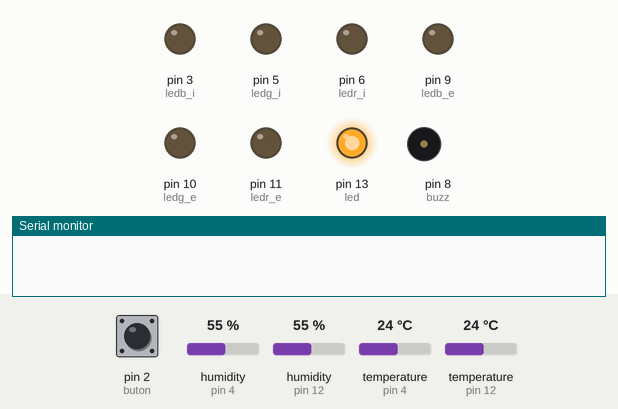
The sketch below on a simulated Arduino Uno, built with avr-gcc and run on an emulated ATmega328P. Parts: output pins drawn as LEDs (lit = HIGH), buzzer (waves = sounding), the last lines printed to the serial monitor. Inputs (shaded band) come from the test bench; at power-on: pin 2 (buton) HIGH, temperature (sensors on pin 4, pin 12) 24 °C, humidity (sensors on pin 4, pin 12) 55 %.

Above: at 1.2 s.
1.3 s: pin 2 (buton) pulled LOW for 0.15 s
At 3.0 s:
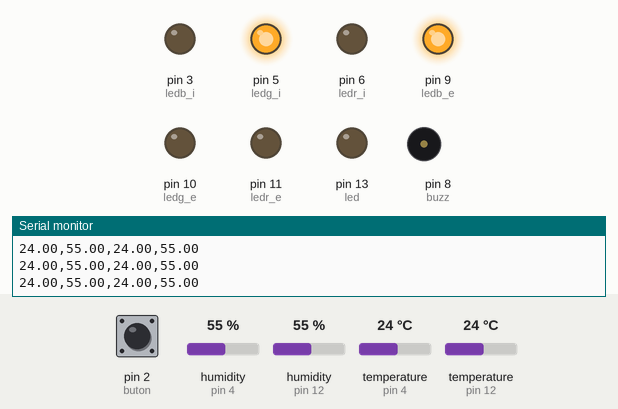
3.5 s: temperature (sensor on pin 4) set to 20 °C
At 4.25 s:
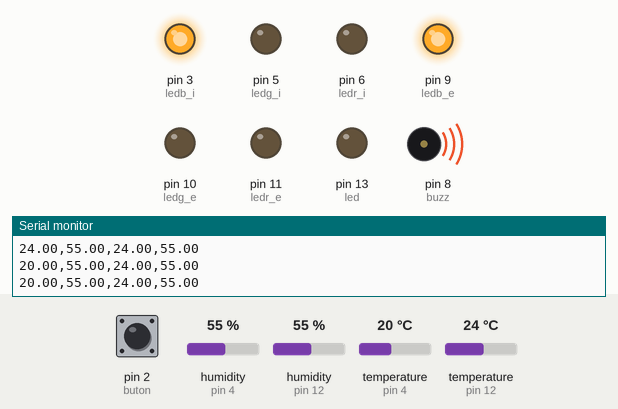
6.5 s: temperature (sensor on pin 12) set to 26 °C
9.5 s: temperature (sensor on pin 12) set to 29 °C
At 10.41 s:
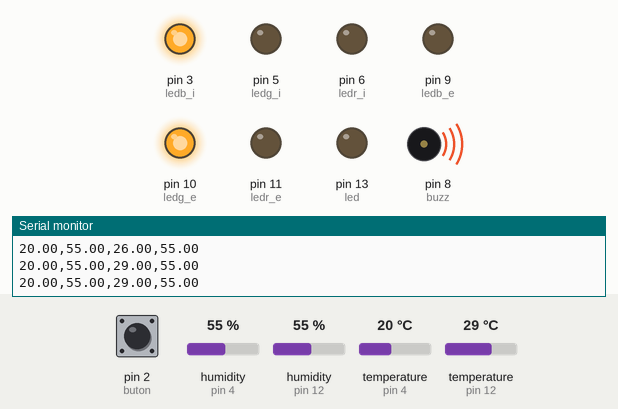
12.5 s: temperature (sensor on pin 4) set to 28 °C
At 15.2 s:
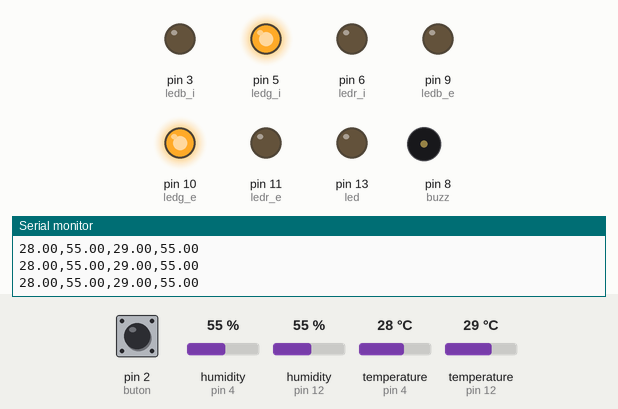
15.5 s: temperature (sensor on pin 4) set to 30 °C
At 18.3 s:
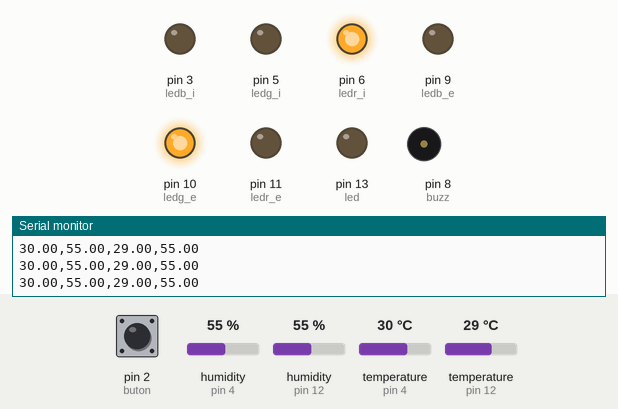
Timing chart, 0 to 19.5 s (numbered marks = the images above; inputs shaded):
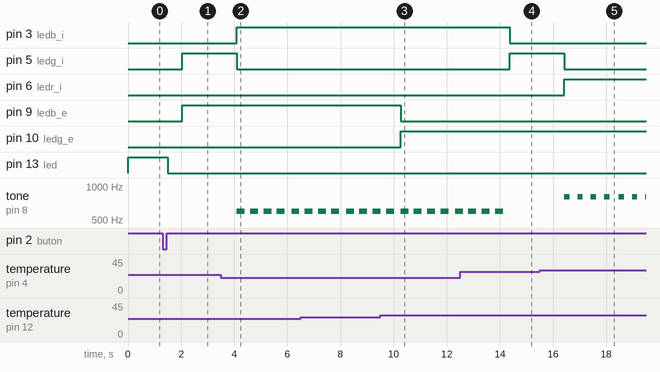

Measured:
- the behaviour switches between 22 and 21 °C on temperature (sensor on pin 4) (found by bisection; images 1 and 2)
- the behaviour switches between 27 and 28 °C on temperature (sensor on pin 12) (found by bisection; images 2 and 3)
- the behaviour switches between 28 and 29 °C on temperature (sensor on pin 4) (found by bisection; images 4 and 5)
- after the input at 1.3 s, pin 5 (ledg_i), pin 9 (ledb_e): LOW → HIGH after 0.75 s; pin 13 (led): HIGH → LOW after 0.20 s
- after the input at 3.5 s, pin 3 (ledb_i): LOW → HIGH after 0.60 s; pin 5 (ledg_i): HIGH → LOW after 0.60 s; tone on pin 8 (buzz): alternates 600 Hz for 0.30 s and silent for 0.20 s, starting after 0.60 s
- after the input at 9.5 s, pin 9 (ledb_e): HIGH → LOW after 0.76 s; pin 10 (ledg_e): LOW → HIGH after 0.76 s
- after the input at 12.5 s, pin 3 (ledb_i): HIGH → LOW after 1.9 s; pin 5 (ledg_i): LOW → HIGH after 1.9 s; tone on pin 8 (buzz): goes on until 14.1 s, then stays silent
- after the input at 15.5 s, pin 5 (ledg_i): HIGH → LOW after 0.92 s; pin 6 (ledr_i): LOW → HIGH after 0.92 s; tone on pin 8 (buzz): alternates 800 Hz for 0.20 s and silent for 0.30 s, starting after 0.92 s

The sketch:

Sera.ino
```cpp
#include <DHT.h>

// Pini pentru senzori
#define pin_i 4    // INTERIOR
#define pin_e 12   // EXTERIOR

#define DHTTYPE DHT11

DHT interior(pin_i, DHTTYPE);
DHT exterior(pin_e, DHTTYPE);

// LED-uri și componente
int buton = 2;
int led = 13;     // LED roșu general (ON/OFF sistem)

int ledr_e = 11;
int ledg_e = 10;
int ledb_e = 9;

int ledr_i = 6;
int ledg_i = 5;
int ledb_i = 3;

int buzz = 8;     // difuzor

volatile int stare = 0;  // flag pentru starea sistemului (on/off)

float t_exterior;
float t_interior;

void setup() {
  pinMode(led, OUTPUT);
  pinMode(ledr_e, OUTPUT);
  pinMode(ledr_i, OUTPUT);
  pinMode(ledg_e, OUTPUT);
  pinMode(ledg_i, OUTPUT);
  pinMode(ledb_i, OUTPUT);
  pinMode(ledb_e, OUTPUT);

  pinMode(buton, INPUT_PULLUP);

  attachInterrupt(digitalPinToInterrupt(buton), buttonPressed, FALLING);

  interior.begin();
  exterior.begin();

  Serial.begin(9600);
}

void buttonPressed() {
  //delay(50);            // debounce simplu
  stare = !stare;       // comută sistemul on/off
}

void loop() {
  if (stare == 1) {
    digitalWrite(led, LOW);  // sistem activ → LED roșu oprit

    //Serial.println("ON");

    t_interior = interior.readTemperature();
    float h_interior = interior.readHumidity();

    t_exterior = exterior.readTemperature();
    float h_exterior = exterior.readHumidity();


    Serial.print(t_interior);
     Serial.print(",");
     Serial.print(h_interior);
     Serial.print(",");                 //afisare separata pentru C# ca sa pot sa preiau varaiabilele mai usor
     Serial.print(t_exterior);
     Serial.print(",");
     Serial.println(h_interior);


    // Afișare pe serial
    /*Serial.print("Temperatura interior (C): ");
    Serial.println(t_interior, 2);
    Serial.print("Umiditate interior (%): ");
    Serial.println(h_interior, 2);
                                                      //afisare temperata interior/exterio ; afisare umiditate interior/ecterio
    Serial.print("Temperatura exterior (C): ");
    Serial.println(t_exterior, 2);
    Serial.print("Umiditate exterior (%): ");
    Serial.println(h_exterior, 2);*/

    delay(500);


    if (t_exterior < 28) {
      digitalWrite(ledb_e, HIGH);
      digitalWrite(ledr_e, LOW);        //daca temp exterior < 28 -> led albastru  on restul off
      digitalWrite(ledg_e, LOW);
    }
    else if (t_exterior > 30)
    {
      digitalWrite(ledr_e, HIGH);
      digitalWrite(ledb_e, LOW);      //daca temp exterior > 30 -> led rosu on restul off
      digitalWrite(ledg_e, LOW);
    }
    else
    {
      digitalWrite(ledg_e, HIGH);
      digitalWrite(ledr_e, LOW);      //in rest led verde on restul off
      digitalWrite(ledb_e, LOW);
    }


    if (t_interior < 22)
    {
      digitalWrite(ledb_i, HIGH);
      digitalWrite(ledr_i, LOW);        //la fel dar cu temp interiorara
      digitalWrite(ledg_i, LOW);
      tone(buzz, 600, 300);           //difuzorul este pornit
    }
      else if (t_interior > 28) {
      digitalWrite(ledr_i, HIGH);
      digitalWrite(ledb_i, LOW);
      digitalWrite(ledg_i, LOW);
      tone(buzz, 800, 200);
    }
    else
    {
      digitalWrite(ledg_i, HIGH);
      digitalWrite(ledr_i, LOW);
      digitalWrite(ledb_i, LOW);
    }

  } else {
    digitalWrite(led, HIGH);          // LED roșu aprins
    digitalWrite(ledr_e, LOW);
    digitalWrite(ledr_i, LOW);
    digitalWrite(ledg_e, LOW);
    digitalWrite(ledg_i, LOW);        //restul led-urilor off
    digitalWrite(ledb_e, LOW);
    digitalWrite(ledb_i, LOW);
    noTone(buzz);
    //Serial.println("OFF");

    delay(500);
  }
}
```
